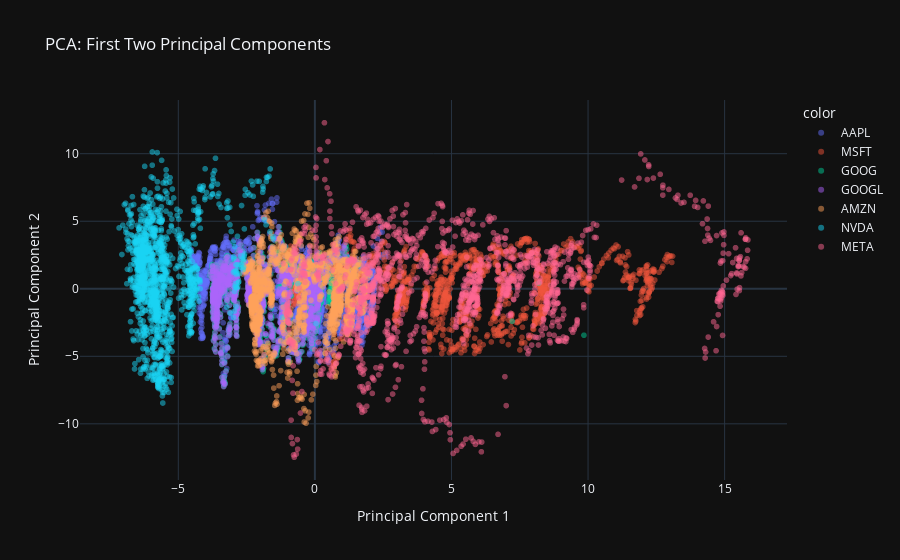

The code cell stored with this chart in its notebook:
### Markdown cell above
#### Let's plot the first two components to see how they look.

### Code cell
pca_df = pd.DataFrame(data = core_pca, columns = [f'PC{i+1}' for i in range(core_pca.shape[1])])

fig_pca = px.scatter(
    pca_df,
    x = 'PC1',
    y = 'PC2',
    color = tickers,
    title = 'PCA: First Two Principal Components',
    labels = {'PC1' : 'Principal Component 1', 'PC2' : 'Principal Component 2'},
    template = 'plotly_dark',
    opacity = 0.5
)

fig.update_traces(marker = dict(size = 4))

fig_pca.show()

### Figure 1 — Plotly figure (JSON) as saved in the notebook; plotly's stock layout.template omitted (floating-point values rounded to 4 significant figures; data arrays with more than 128 entries replaced by an {"elided": "..."} marker saying what was removed)
{"data": [{"hovertemplate": "color=AAPL<br>Principal Component 1=%{x}<br>Principal Component 2=%{y}<extra></extra>", "legendgroup": "AAPL", "marker": {"color": "#636efa", "opacity": 0.5, "symbol": "circle"}, "mode": "markers", "name": "AAPL", "showlegend": true, "type": "scattergl", "x": {"elided": "1333 float values"}, "xaxis": "x", "y": {"elided": "1333 float values"}, "yaxis": "y"}, {"hovertemplate": "color=MSFT<br>Principal Component 1=%{x}<br>Principal Component 2=%{y}<extra></extra>", "legendgroup": "MSFT", "marker": {"color": "#EF553B", "opacity": 0.5, "symbol": "circle"}, "mode": "markers", "name": "MSFT", "showlegend": true, "type": "scattergl", "x": {"elided": "1382 float values"}, "xaxis": "x", "y": {"elided": "1382 float values"}, "yaxis": "y"}, {"hovertemplate": "color=GOOG<br>Principal Component 1=%{x}<br>Principal Component 2=%{y}<extra></extra>", "legendgroup": "GOOG", "marker": {"color": "#00cc96", "opacity": 0.5, "symbol": "circle"}, "mode": "markers", "name": "GOOG", "showlegend": true, "type": "scattergl", "x": {"elided": "1382 float values"}, "xaxis": "x", "y": {"elided": "1382 float values"}, "yaxis": "y"}, {"hovertemplate": "color=GOOGL<br>Principal Component 1=%{x}<br>Principal Component 2=%{y}<extra></extra>", "legendgroup": "GOOGL", "marker": {"color": "#ab63fa", "opacity": 0.5, "symbol": "circle"}, "mode": "markers", "name": "GOOGL", "showlegend": true, "type": "scattergl", "x": {"elided": "1382 float values"}, "xaxis": "x", "y": {"elided": "1382 float values"}, "yaxis": "y"}, {"hovertemplate": "color=AMZN<br>Principal Component 1=%{x}<br>Principal Component 2=%{y}<extra></extra>", "legendgroup": "AMZN", "marker": {"color": "#FFA15A", "opacity": 0.5, "symbol": "circle"}, "mode": "markers", "name": "AMZN", "showlegend": true, "type": "scattergl", "x": {"elided": "1382 float values"}, "xaxis": "x", "y": {"elided": "1382 float values"}, "yaxis": "y"}, {"hovertemplate": "color=NVDA<br>Principal Component 1=%{x}<br>Principal Component 2=%{y}<extra></extra>", "legendgroup": "NVDA", "marker": {"color": "#19d3f3", "opacity": 0.5, "symbol": "circle"}, "mode": "markers", "name": "NVDA", "showlegend": true, "type": "scattergl", "x": {"elided": "1382 float values"}, "xaxis": "x", "y": {"elided": "1382 float values"}, "yaxis": "y"}, {"hovertemplate": "color=META<br>Principal Component 1=%{x}<br>Principal Component 2=%{y}<extra></extra>", "legendgroup": "META", "marker": {"color": "#FF6692", "opacity": 0.5, "symbol": "circle"}, "mode": "markers", "name": "META", "showlegend": true, "type": "scattergl", "x": {"elided": "1382 float values"}, "xaxis": "x", "y": {"elided": "1382 float values"}, "yaxis": "y"}], "layout": {"legend": {"title": {"text": "color"}, "tracegroupgap": 0}, "title": {"text": "PCA: First Two Principal Components"}, "xaxis": {"anchor": "y", "domain": [0, 1], "title": {"text": "Principal Component 1"}}, "yaxis": {"anchor": "x", "domain": [0, 1], "title": {"text": "Principal Component 2"}}}}
